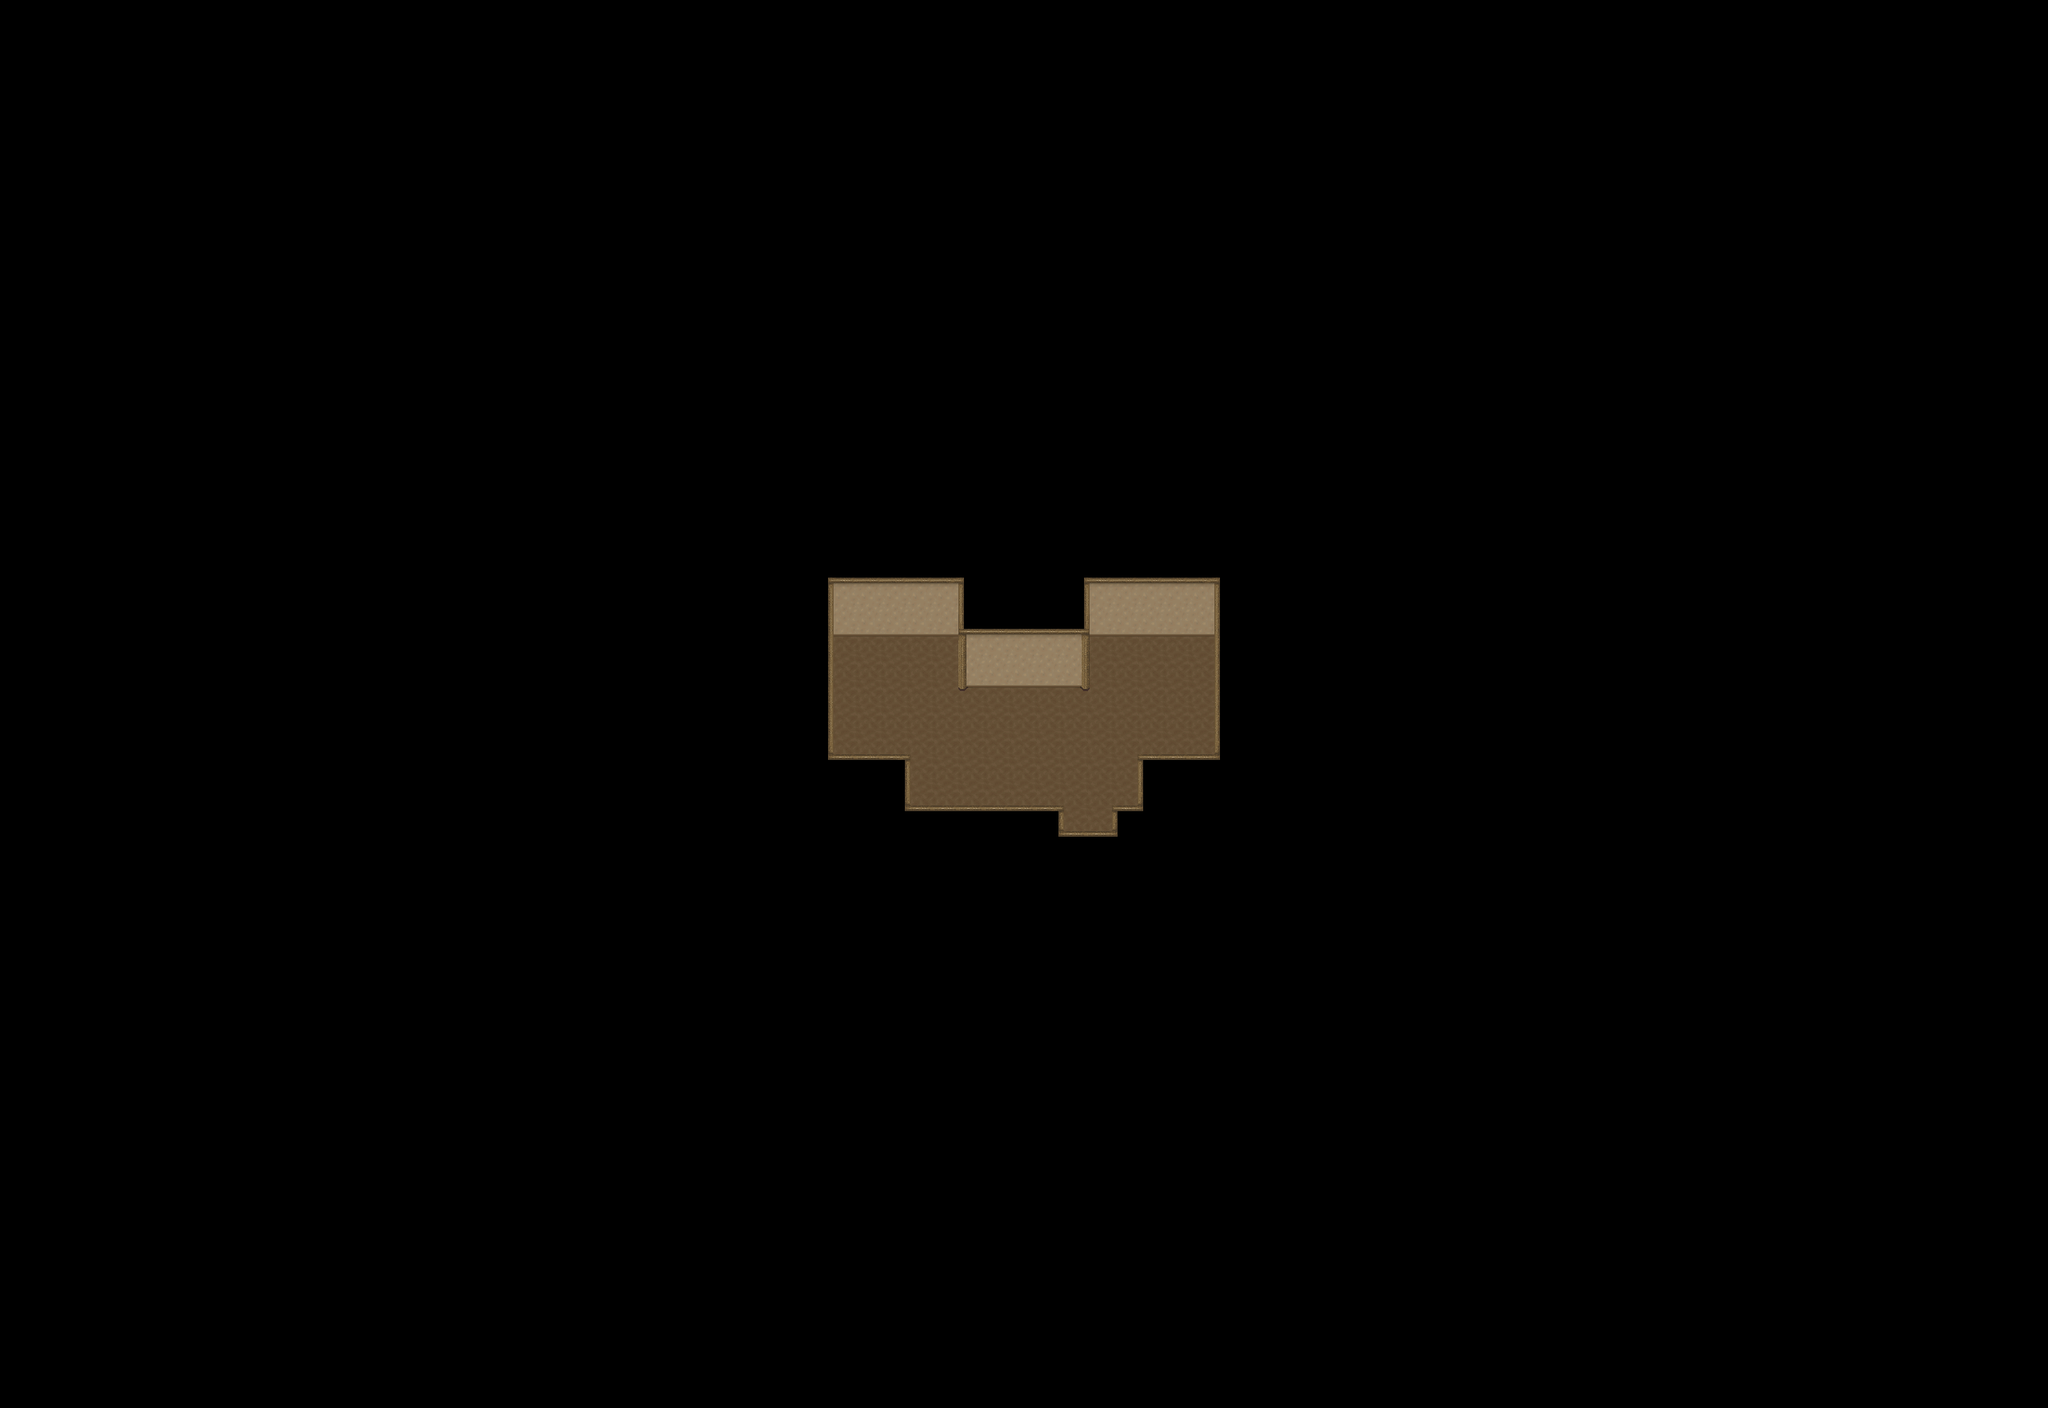

A 2D game scene composited from a Tiled map and its tileset images. What follows is a short description and the map's XML, with each tile layer's data collapsed to a summary:
An orthogonal 80x55 tile map with 32x32 px tiles, 7 tile layers (Ground, Ground 2, Ground 3, Fringe, ...), 2 hidden layers not drawn, 11 tilesets and 1 object (warp).

<map version="1.4" tiledversion="1.4.1" orientation="orthogonal" renderorder="right-down" compressionlevel="0" width="80" height="55" tilewidth="32" tileheight="32" infinite="0" nextlayerid="11" nextobjectid="20">
 <properties>
  <property name="license" value="CC BY-SA 3.0" />
  <property name="manaplus version" value="2" />
  <property name="minimap" value="graphics/minimaps/020-2-14.png" />
  <property name="music" value="faith.ogg" />
  <property name="name" value="Small Slum Hut" />
 </properties>
 <tileset firstgid="1" name="Collision" tilewidth="32" tileheight="32" tilecount="9" columns="3">
  <image source="../graphics/tilesets/collision.png" width="96" height="96" />
 </tileset>
 <tileset firstgid="10" name="desert-ground" tilewidth="32" tileheight="32" tilecount="256" columns="16">
  <image source="../graphics/tilesets/desert-ground.png" width="512" height="512" />
 </tileset>
 <tileset firstgid="266" name="desert-accessory" tilewidth="32" tileheight="32" tilecount="128" columns="16">
  <image source="../graphics/tilesets/desert-accessory.png" width="512" height="256" />
 </tileset>
 <tileset firstgid="394" name="desert-hut-indoor" tilewidth="32" tileheight="32" tilecount="160" columns="16">
  <image source="../graphics/tilesets/desert-hut-indoor.png" width="512" height="320" />
 </tileset>
 <tileset firstgid="554" name="desert-hut-indoor-accessory-x1x2" tilewidth="32" tileheight="64" tilecount="32" columns="8">
  <image source="../graphics/tilesets/desert-hut-indoor-accessory-x1x2.png" width="256" height="256" />
 </tileset>
 <tileset firstgid="586" name="desert-hut-indoor-accessory-x1x3" tilewidth="32" tileheight="96" tilecount="27" columns="9">
  <image source="../graphics/tilesets/desert-hut-indoor-accessory-x1x3.png" width="288" height="288" />
 </tileset>
 <tileset firstgid="613" name="desert-hut-indoor-accessory" tilewidth="32" tileheight="32" tilecount="64" columns="8">
  <image source="../graphics/tilesets/desert-hut-indoor-accessory.png" width="256" height="256" />
 </tileset>
 <tileset firstgid="677" name="hurns-indoor-accessory" tilewidth="32" tileheight="32" tilecount="128" columns="8">
  <image source="../graphics/tilesets/hurns-indoor-accessory.png" width="256" height="512" />
 </tileset>
 <tileset firstgid="805" name="sunlight-x4x4" tilewidth="128" tileheight="128" tilecount="4" columns="4">
  <image source="../graphics/tilesets/sunlight-x4x4.png" width="512" height="128" />
  <tile id="0">
   <animation>
    <frame tileid="0" duration="5000" />
    <frame tileid="1" duration="200" />
    <frame tileid="2" duration="200" />
    <frame tileid="3" duration="500" />
    <frame tileid="2" duration="200" />
    <frame tileid="1" duration="200" />
   </animation>
  </tile>
  <tile id="1">
   <animation>
    <frame tileid="1" duration="100" />
    <frame tileid="0" duration="5000" />
    <frame tileid="1" duration="200" />
    <frame tileid="2" duration="200" />
    <frame tileid="3" duration="500" />
    <frame tileid="2" duration="200" />
    <frame tileid="1" duration="100" />
   </animation>
  </tile>
  <tile id="2">
   <animation>
    <frame tileid="1" duration="200" />
    <frame tileid="0" duration="5000" />
    <frame tileid="1" duration="200" />
    <frame tileid="2" duration="200" />
    <frame tileid="3" duration="500" />
    <frame tileid="2" duration="200" />
   </animation>
  </tile>
 </tileset>
 <tileset firstgid="809" name="level-number" tilewidth="32" tileheight="32" tilecount="16" columns="16">
  <image source="../graphics/tilesets/level-number.png" width="512" height="32" />
 </tileset>
 <tileset firstgid="825" name="desert-castle-indoor" tilewidth="32" tileheight="32" tilecount="512" columns="16">
  <image source="../graphics/tilesets/desert-castle-indoor.png" width="512" height="1024" />
 </tileset>
 <layer id="1" name="Ground" width="80" height="55">
  <data>[4400 cells, 4400 non-empty, 3 distinct tile ids]</data>
 </layer>
 <layer id="2" name="Ground 2" width="80" height="55">
  <data>[4400 cells, 36 non-empty, 6 distinct tile ids]</data>
 </layer>
 <layer id="3" name="Ground 3" width="80" height="55">
  <data>[4400 cells, 0 non-empty, 0 distinct tile ids]</data>
 </layer>
 <layer id="4" name="Fringe" width="80" height="55">
  <data>[4400 cells, 0 non-empty, 0 distinct tile ids]</data>
 </layer>
 <layer id="5" name="Over" width="80" height="55">
  <data>[4400 cells, 112 non-empty, 10 distinct tile ids]</data>
 </layer>
 <layer id="6" name="Over 2" width="80" height="55">
  <data>[4400 cells, 6 non-empty, 3 distinct tile ids]</data>
 </layer>
 <layer id="7" name="Over 3" width="80" height="55">
  <data>[4400 cells, 0 non-empty, 0 distinct tile ids]</data>
 </layer>
 <layer id="8" name="Collision" width="80" height="55" visible="0">
  <data>[4400 cells, 4292 non-empty, 1 distinct tile ids]</data>
 </layer>
 <layer id="9" name="Heights" width="80" height="55" visible="0">
  <data>[4400 cells, 0 non-empty, 0 distinct tile ids]</data>
 </layer>
 <objectgroup id="10" name="Object">
  <object id="14" name="To Tulimshar" type="warp" x="1344" y="1088" width="32" height="32">
   <properties>
    <property name="dest_map" value="020-1" />
    <property name="dest_x" value="279" />
    <property name="dest_y" value="169" />
   </properties>
  </object>
 </objectgroup>
</map>
